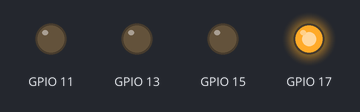
This program was run on a simulated Raspberry Pi (BCM pin numbers). Parts: output pins drawn as LEDs (lit = HIGH). The clock reads 2024-03-15 10:24:30 at power-on unless the program sets it. At 0.0 s the program stops and its outputs stay as they are.

Above: at 0.1 s.
Timing chart, 0 to 1.5 s (numbered marks = the images above):
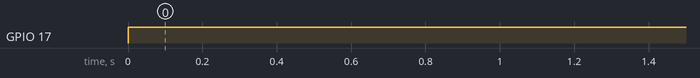

Measured:
- by itself, GPIO 17: LOW → HIGH at 0.00 s

The program:

led-display.py
```python
# coding=utf-8
import logging
import sys
from RPi import GPIO

__author__ = 'Xezz'
__version__ = '0.1'
__test__ = True


def main():
    value_to_led = [11, 13, 15, 17]
    display = LedDisplay(value_to_led)
    GPIO.setmode(GPIO.BCM)

    compare = 8 #raw_input('> ')
    try:
        compare = int(compare)
        display.lightLEDs(compare)
    except ValueError as e:
        print e.message
        GPIO.cleanup()
        sys.exit(1)


class LedDisplay(object):
    def __init__(self, LEDs):
        super(LedDisplay, self).__init__()
        self.leds = {}
        # fill the dict with the values of the list
        # the keys are 2**x aka 1,2,4....
        if isinstance(LEDs, list):
            for x in range(len(LEDs)):
                self.leds[2**x] = LEDs[x]
        self.max_value = 2**len(LEDs) - 1
        self.initializePins()

    def initializePins(self):
        GPIO.setmode(GPIO.BCM)
        for v in self.leds.itervalues():
            GPIO.setup(v, GPIO.OUT)

    def lightLEDs(self, *args):
        for num in args:
            if isinstance(num, int) and 0 <= num:
                if num > self.max_value:
                    logging.warn('Input is bigger than possible. max {} / input {}'.format(self.max_value, num))
                for k, v in self.leds.iteritems():
                    GPIO.output(v, num & k > 0)

if __name__ == "__main__":
    # FIXME: Logger not working yet
    GPIO.debug = __test__
    main()
```
